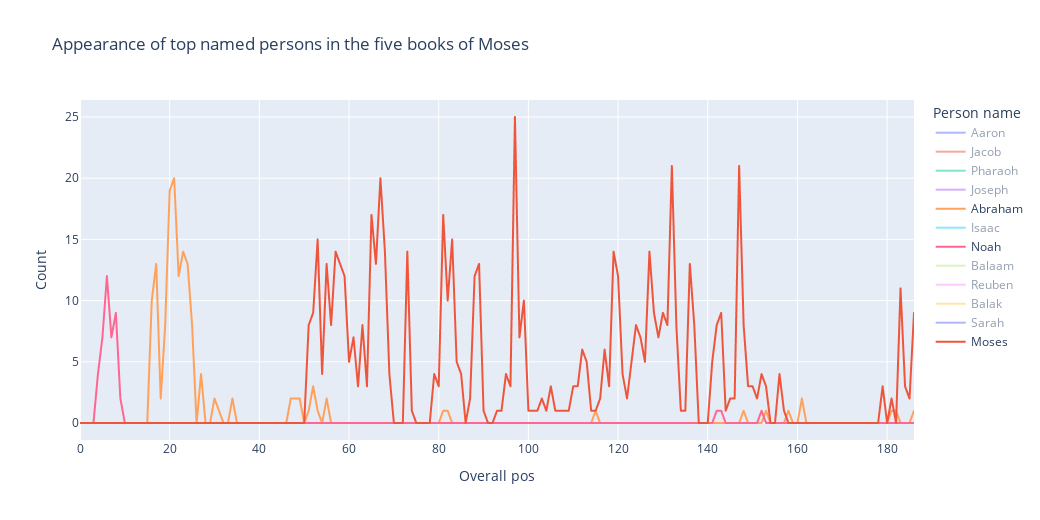

Notebook code cell kept with this figure:
### Code cell
fig = px.line(df_five_books_ner_melted, x='Overall pos', y='Count', color='Person name',
             width=1.3*800, height=1.3*400,
             title='Appearance of top named persons in the five books of Moses')
fig.show()

### Figure 1 — Plotly figure (JSON) as saved in the notebook; plotly's stock layout.template omitted (floating-point values rounded to 4 significant figures; data arrays with more than 128 entries replaced by an {"elided": "..."} marker saying what was removed)
{"data": [{"hovertemplate": "Person name=Aaron<br>Overall pos=%{x}<br>Count=%{y}<extra></extra>", "legendgroup": "Aaron", "line": {"color": "#636efa", "dash": "solid"}, "marker": {"symbol": "circle"}, "mode": "lines", "name": "Aaron", "showlegend": true, "type": "scattergl", "visible": "legendonly", "x": {"elided": "187 int values"}, "xaxis": "x", "y": {"elided": "187 int values"}, "yaxis": "y"}, {"hovertemplate": "Person name=Jacob<br>Overall pos=%{x}<br>Count=%{y}<extra></extra>", "legendgroup": "Jacob", "line": {"color": "#EF553B", "dash": "solid"}, "marker": {"symbol": "circle"}, "mode": "lines", "name": "Jacob", "showlegend": true, "type": "scattergl", "visible": "legendonly", "x": {"elided": "187 int values"}, "xaxis": "x", "y": {"elided": "187 int values"}, "yaxis": "y"}, {"hovertemplate": "Person name=Pharaoh<br>Overall pos=%{x}<br>Count=%{y}<extra></extra>", "legendgroup": "Pharaoh", "line": {"color": "#00cc96", "dash": "solid"}, "marker": {"symbol": "circle"}, "mode": "lines", "name": "Pharaoh", "showlegend": true, "type": "scattergl", "visible": "legendonly", "x": {"elided": "187 int values"}, "xaxis": "x", "y": {"elided": "187 int values"}, "yaxis": "y"}, {"hovertemplate": "Person name=Joseph<br>Overall pos=%{x}<br>Count=%{y}<extra></extra>", "legendgroup": "Joseph", "line": {"color": "#ab63fa", "dash": "solid"}, "marker": {"symbol": "circle"}, "mode": "lines", "name": "Joseph", "showlegend": true, "type": "scattergl", "visible": "legendonly", "x": {"elided": "187 int values"}, "xaxis": "x", "y": {"elided": "187 int values"}, "yaxis": "y"}, {"hovertemplate": "Person name=Abraham<br>Overall pos=%{x}<br>Count=%{y}<extra></extra>", "legendgroup": "Abraham", "line": {"color": "#FFA15A", "dash": "solid"}, "marker": {"symbol": "circle"}, "mode": "lines", "name": "Abraham", "showlegend": true, "type": "scattergl", "x": {"elided": "187 int values"}, "xaxis": "x", "y": {"elided": "187 int values"}, "yaxis": "y"}, {"hovertemplate": "Person name=Isaac<br>Overall pos=%{x}<br>Count=%{y}<extra></extra>", "legendgroup": "Isaac", "line": {"color": "#19d3f3", "dash": "solid"}, "marker": {"symbol": "circle"}, "mode": "lines", "name": "Isaac", "showlegend": true, "type": "scattergl", "visible": "legendonly", "x": {"elided": "187 int values"}, "xaxis": "x", "y": {"elided": "187 int values"}, "yaxis": "y"}, {"hovertemplate": "Person name=Noah<br>Overall pos=%{x}<br>Count=%{y}<extra></extra>", "legendgroup": "Noah", "line": {"color": "#FF6692", "dash": "solid"}, "marker": {"symbol": "circle"}, "mode": "lines", "name": "Noah", "showlegend": true, "type": "scattergl", "visible": true, "x": {"elided": "187 int values"}, "xaxis": "x", "y": {"elided": "187 int values"}, "yaxis": "y"}, {"hovertemplate": "Person name=Balaam<br>Overall pos=%{x}<br>Count=%{y}<extra></extra>", "legendgroup": "Balaam", "line": {"color": "#B6E880", "dash": "solid"}, "marker": {"symbol": "circle"}, "mode": "lines", "name": "Balaam", "showlegend": true, "type": "scattergl", "visible": "legendonly", "x": {"elided": "187 int values"}, "xaxis": "x", "y": {"elided": "187 int values"}, "yaxis": "y"}, {"hovertemplate": "Person name=Reuben<br>Overall pos=%{x}<br>Count=%{y}<extra></extra>", "legendgroup": "Reuben", "line": {"color": "#FF97FF", "dash": "solid"}, "marker": {"symbol": "circle"}, "mode": "lines", "name": "Reuben", "showlegend": true, "type": "scattergl", "visible": "legendonly", "x": {"elided": "187 int values"}, "xaxis": "x", "y": {"elided": "187 int values"}, "yaxis": "y"}, {"hovertemplate": "Person name=Balak<br>Overall pos=%{x}<br>Count=%{y}<extra></extra>", "legendgroup": "Balak", "line": {"color": "#FECB52", "dash": "solid"}, "marker": {"symbol": "circle"}, "mode": "lines", "name": "Balak", "showlegend": true, "type": "scattergl", "visible": "legendonly", "x": {"elided": "187 int values"}, "xaxis": "x", "y": {"elided": "187 int values"}, "yaxis": "y"}, {"hovertemplate": "Person name=Sarah<br>Overall pos=%{x}<br>Count=%{y}<extra></extra>", "legendgroup": "Sarah", "line": {"color": "#636efa", "dash": "solid"}, "marker": {"symbol": "circle"}, "mode": "lines", "name": "Sarah", "showlegend": true, "type": "scattergl", "visible": "legendonly", "x": {"elided": "187 int values"}, "xaxis": "x", "y": {"elided": "187 int values"}, "yaxis": "y"}, {"hovertemplate": "Person name=Moses<br>Overall pos=%{x}<br>Count=%{y}<extra></extra>", "legendgroup": "Moses", "line": {"color": "#EF553B", "dash": "solid"}, "marker": {"symbol": "circle"}, "mode": "lines", "name": "Moses", "showlegend": true, "type": "scattergl", "visible": true, "x": {"elided": "187 int values"}, "xaxis": "x", "y": {"elided": "187 int values"}, "yaxis": "y"}], "layout": {"height": 520, "legend": {"title": {"text": "Person name"}, "tracegroupgap": 0}, "title": {"text": "Appearance of top named persons in the five books of Moses"}, "width": 1040, "xaxis": {"anchor": "y", "autorange": true, "domain": [0, 1], "range": [0, 186], "title": {"text": "Overall pos"}, "type": "linear"}, "yaxis": {"anchor": "x", "autorange": true, "domain": [0, 1], "range": [-1.389, 26.39], "title": {"text": "Count"}, "type": "linear"}}}
